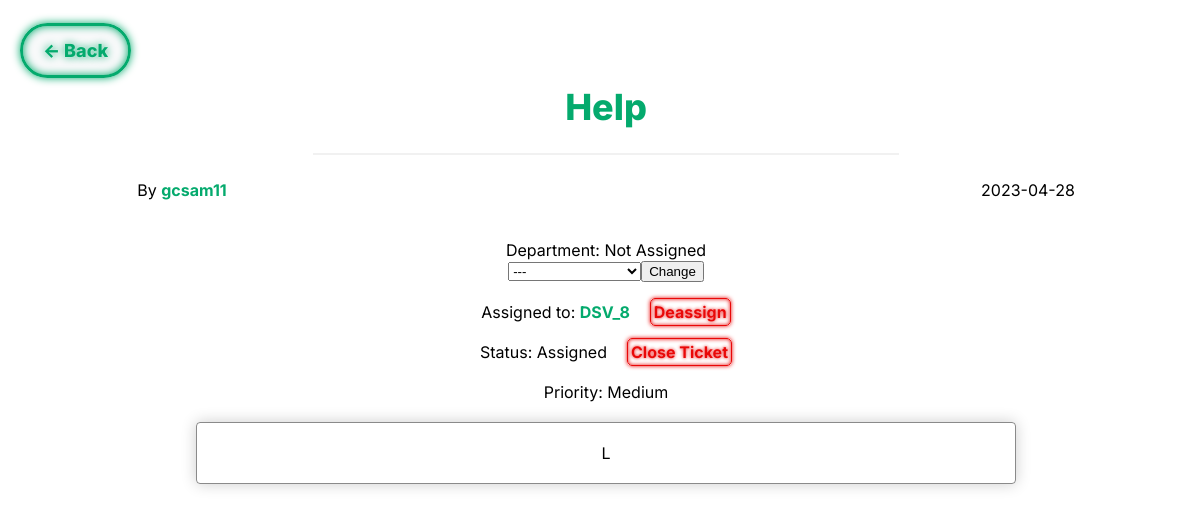
/pages/ticket.php?id=4 (signed in), run on the app's committed database.
### tables this page shows
CREATE TABLE TICKET (
    ticket_id INTEGER PRIMARY KEY AUTOINCREMENT,
    user_id INT NOT NULL,
    assigned_agent INT CHECK (assigned_agent <> user_id),
    department_id INT,
    title VARCHAR(255) NOT NULL,
    description VARCHAR(1000) NOT NULL,
    status VARCHAR(10) NOT NULL DEFAULT 'Open' CHECK (status = 'Open' OR status = 'Assigned' OR status = 'Closed'),
    priority VARCHAR(10) NOT NULL DEFAULT 'Low' CHECK (priority = 'Low' OR priority = 'Medium' OR priority = 'High'),
    date DATE NOT NULL,
    FOREIGN KEY(user_id) REFERENCES USER(user_id) ON DELETE CASCADE ON UPDATE CASCADE,
    FOREIGN KEY(department_id) REFERENCES DEPARTMENT(department_id) ON DELETE CASCADE ON UPDATE CASCADE,
    FOREIGN KEY(assigned_agent) REFERENCES USER(user_id) ON DELETE CASCADE ON UPDATE CASCADE
);

CREATE TABLE USER (
    user_id INTEGER PRIMARY KEY AUTOINCREMENT,
    department_id INT,
    name VARCHAR(255) NOT NULL,
    username VARCHAR(8) NOT NULL UNIQUE,
    email VARCHAR(255) NOT NULL UNIQUE,
    password VARCHAR(255) NOT NULL,
    type VARCHAR(10) NOT NULL DEFAULT 'Client' CHECK (type = 'Agent' OR type = 'Admin' OR type = 'Client'),
    gender VARCHAR(10) DEFAULT 'None' CHECK(gender = 'Male' or gender = 'Female' or gender = 'Other' or gender = 'None'),
    FOREIGN KEY(department_id) REFERENCES DEPARTMENT(department_id) ON DELETE CASCADE ON UPDATE CASCADE
);

### database/fetchTicket.php (called while the page is built)
<?php
    include 'connection.php';
    if(!empty($_GET['id'])){
        $stmt = $db->prepare('SELECT * FROM Ticket WHERE ticket_id = :ticket_id');
        $stmt->bindParam(':ticket_id', $_GET['id']);
        $stmt->execute();
        $row3 = $stmt->fetch();
    }
    else{
        header('Location:../pages/all_tickets.php');
    }
?>

### database/fetchUser.php (called while the page is built, shortened)
<?php
    include 'connection.php';
    $stmt = $db -> prepare('SELECT * FROM User WHERE user_id = :user_id');
    $stmt -> bindParam(':user_id', $userid);
    $stmt -> execute();
    $row = $stmt -> fetch();
?>

### database/getTicketDepartment.php (called while the page is built)
<?php
    if(!empty($row3['department_id'])){
        $stmt2 = $db -> prepare('SELECT name FROM Department WHERE department_id = :department_id');
        $stmt2 -> bindParam(':department_id', $row3['department_id']);
        $stmt2 -> execute();
        $row2 = $stmt2 -> fetch();
        $ticketdepartment = $row2['name'];
    }
    else{
        $ticketdepartment = 'Not Assigned';
    }
?>

### database/getAssignedAgent.php (called while the page is built)
<?php
    include 'connection.php';
    $stmt = $db->prepare('SELECT * FROM User WHERE user_id = :user_id');
    $stmt->bindParam(':user_id', $agentid);
    $stmt->execute();
    $assignedagent = $stmt->fetch();
?>

### pages/ticket.php (the view, shortened to what this page needs)
<?php
    include '../database/checkSession.php';
    include '../database/fetchTicket.php';
    $ticketid = $_GET['id'];
    $userid = $row3['user_id'];
    $status = $row3['status'];
    include '../database/fetchUser.php';
?>
<!DOCTYPE html>
<html>
<head>
	<link rel="stylesheet" href="../css/ticket.css">
</head>
    <body>
        <a class="backbtn" href="../pages/all_tickets.php"> <- Back</a>
        <header>
            <h1><?php echo $row3['title'] ?></h1>
            <hr>
        </header>
        <div class="ticket_content">
            <div class="ticket_info">
                <div class="ticket_username_and_date">
                    <span class="ticket_username"> By <a class="ticket_username_link" href="../pages/profile_viewer.php?id=<?php echo $row3['user_id'] ?>"><?php echo $row['username'] ?></a> </span>
                    <span class="ticket_date"> <?php echo $row3['date'] ?> </span>
                </div>
                <br><br>
                <div class="ticket_more_info">
                    <?php
                        include '../database/getTicketDepartment.php';
                        echo '<div class="ticket_department"> Department: ' . $ticketdepartment;
                        if(($_SESSION['type'] != 'Client') && ($status != 'Closed')){
                            echo '<form action="../database/alterTicketDepartment.php?id=' . $ticketid . '" method="post">';
                            echo '<select id="department" name="department">
						    <option value="none">---</option>';
						    echo '<option value="not_assigned">Not Assigned</option></select>';
                            echo '<button type="submit" class="changeticketdepbtn">Change</button></form>';
                        };
                        echo '</div>';
                        echo '<div class="assigned_agent"';
                        if(!empty($row3['assigned_agent'])){
                            echo '<br>Assigned to: <a class="ticket_username_link" href="../pages/profile_viewer.php?id=' . $row3['assigned_agent'] . '">';
                            $agentid = $row3['assigned_agent'];
                            include '../database/getAssignedAgent.php';
                            echo $assignedagent['username'];
                            echo '</a>';
                            if((($row3['assigned_agent'] == $_SESSION['user_id']) || ($_SESSION['type'] == 'Admin')) && ($status != 'Closed')){
                                echo '<a class="deassign" href="../database/deassign.php?id='. $ticketid .'">Deassign</a>';
                            }
                        }
                        echo '</div>';
                        echo '<br><div class="ticket_status"> Status: ' . $status;
                        if((($row3['assigned_agent'] == $_SESSION['user_id']) || $_SESSION['type'] == 'Admin') && $status != 'Closed'){
                            echo '<a class="closeticket" href="../database/closeTicket.php?id=' . $ticketid . '">Close Ticket</a>';
                        }
                        echo '</div>';
                    ?>
                    <br>
                    <div class="priority"> Priority: <?php echo $row3['priority'] ?></div>
                </div>
            </div>
            <br>
            <div class="ticket_description_container">
                <div class="ticket_description">
                    <?php echo $row3['description'] ?>
                </div>
            </div>
        </div>
    </body>
</html>

### css/ticket.css (style rules this page uses)
:root { --clr-neon_green: #04AA6D; --clr-neon_red: #e90808; --clr-bg: #f8f9fa; }
*, *::before *::after { box-sizing: border-box; }
body { font-family: 'Inter', sans-serif; margin-top: 40px; margin-left: 20px; }
header { padding-left: 25%; padding-right: 25%; }
h1 { text-align: center; color: var(--clr-neon_green); font-weight: 800; font-size: 36px; }
hr { border: 1px solid #f1f1f1; margin-bottom: 25px; }
.backbtn { background-color: var(--clr-bg); color: var(--clr-neon_green); padding: 14px 20px; border: 3px solid var(--clr-neon_green); border-radius: 32px; cursor: pointer; opacity: 1; text-align: center; font-weight: 800; font-size: large; width: 25%; transition: opacity 100ms linear; text-shadow: 0 0 0.125em hsl(0 0% 100% / 0.5), 0 0 0.45em var(--clr-neon_green); box-shadow: inset 0 0 0.5em 0 var(--clr-neon_green), 0 0 0.5em 0 var(--clr-neon_green); text-decoration: none; }
.ticket_username_and_date { display: flex; justify-content: space-between; padding-left: 10%; padding-right: 10%; }
.ticket_username a { color: var(--clr-neon_green); text-decoration: none; }
.ticket_more_info { text-align: center; }
.ticket_description_container { padding-left: 15%; padding-right: 15%; }
.assigned_agent { margin-top: 20px; }
.ticket_username_link { color: var(--clr-neon_green); text-decoration: none; font-weight: 700; margin-right: 20px; }
.deassign { text-decoration: none; color: var(--clr-neon_red); text-transform: capitalize; font-weight: 700; border: 1px solid var(--clr-neon_red); border-radius: 5px; background-color: white; padding: 3px; text-shadow: 0 0 0.0625em hsl(0 0% 100% / 0.5), 0 0 0.225em var(--clr-neon_red); box-shadow: inset 0 0 0.25em 0 var(--clr-neon_red), 0 0 0.25em 0 var(--clr-neon_red); transition: opacity 100ms linear; }
.closeticket { text-decoration: none; color: var(--clr-neon_red); text-transform: capitalize; font-weight: 700; border: 1px solid var(--clr-neon_red); border-radius: 5px; background-color: white; padding: 3px; text-shadow: 0 0 0.0625em hsl(0 0% 100% / 0.5), 0 0 0.225em var(--clr-neon_red); box-shadow: inset 0 0 0.25em 0 var(--clr-neon_red), 0 0 0.25em 0 var(--clr-neon_red); transition: opacity 100ms linear; margin-left: 20px; }
.ticket_description { text-align: center; padding: 20px; border: solid 1px rgb(60, 60, 60, 0.6); box-shadow: 0px 0px 15px rgba(0,0,0,0.2); border-radius: 0.25em; }

### data on the page
ticket: title "Help", date "2023-04-28", department "Not Assigned", status "Assigned", priority "Medium", description "L"
user: username "gcsam11"
user: username "DSV_8"
